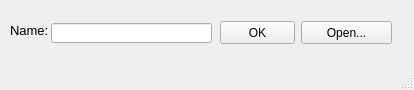
<?xml version="1.0" encoding="UTF-8"?>
<ui version="4.0">
 <class>AddNewStudent</class>
 <widget class="QMainWindow" name="AddNewStudent">
  <property name="geometry">
   <rect>
    <x>0</x>
    <y>0</y>
    <width>414</width>
    <height>90</height>
   </rect>
  </property>
  <property name="windowTitle">
   <string>add new Student</string>
  </property>
  <widget class="QWidget" name="centralwidget">
   <widget class="QLabel" name="label">
    <property name="geometry">
     <rect>
      <x>10</x>
      <y>20</y>
      <width>51</width>
      <height>21</height>
     </rect>
    </property>
    <property name="font">
     <font>
      <pointsize>10</pointsize>
     </font>
    </property>
    <property name="text">
     <string>Name:</string>
    </property>
   </widget>
   <widget class="QLineEdit" name="input_Name">
    <property name="geometry">
     <rect>
      <x>51</x>
      <y>23</y>
      <width>161</width>
      <height>20</height>
     </rect>
    </property>
   </widget>
   <widget class="QPushButton" name="btn_OK">
    <property name="geometry">
     <rect>
      <x>220</x>
      <y>21</y>
      <width>75</width>
      <height>23</height>
     </rect>
    </property>
    <property name="text">
     <string>OK</string>
    </property>
   </widget>
   <widget class="QPushButton" name="btn_fromFile">
    <property name="geometry">
     <rect>
      <x>301</x>
      <y>21</y>
      <width>91</width>
      <height>23</height>
     </rect>
    </property>
    <property name="text">
     <string>Open...</string>
    </property>
   </widget>
  </widget>
  <widget class="QMenuBar" name="menubar">
   <property name="geometry">
    <rect>
     <x>0</x>
     <y>0</y>
     <width>414</width>
     <height>21</height>
    </rect>
   </property>
  </widget>
  <widget class="QStatusBar" name="statusbar"/>
 </widget>
 <resources/>
 <connections/>
</ui>
